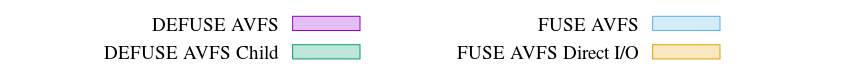

Here is the gnuplot script that generated this plot:
# Set formatting
set output out_file         # Set the output path

# Set the font to something pleasing
set term svg fname "Times,19" size 850, 75
set key outside center horizontal left   # Place the key in an appropriate place

set style data histogram
set style fill solid 0.25 border

set xrange [100:101]
set yrange [100:101]

set notitle
set noborder
set noxtics
set noytics
set notitle
set noxlabel
set noylabel

plot dat_file using 2:xtic(1) ti col, \
           '' using 3 ti col, \
           '' using 4 ti col, \
           '' using 5 ti col
